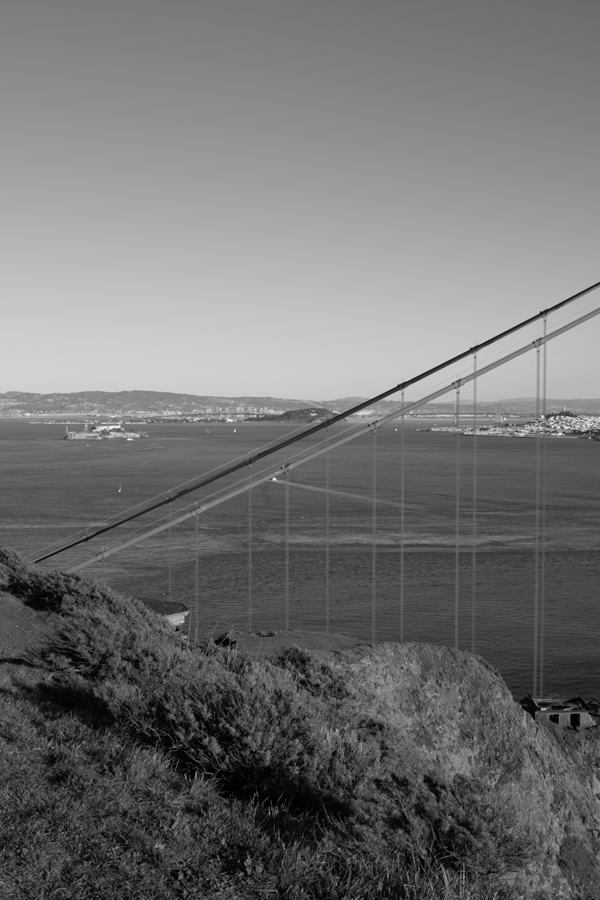
#> input picture SIFT_RANSAC_STITCH/data/goldengate/goldengate-00.png, 600 x 900 px, found by its file name
$ python detect_and_match.py
#> lines starting #> are read from the running program, lines starting #| are printed output that depends on the picture
# FURKAN ŞAHİN 250201042


import cv2
import matplotlib.pyplot as plt
import numpy as np
import copy
import json


# Loading the images
img0 = cv2.imread('data/goldengate/goldengate-00.png')
#> img0 is the input picture: shape (900, 600, 3); min 0, max 249, mean 113.3
img1 = cv2.imread('data/goldengate/goldengate-01.png')
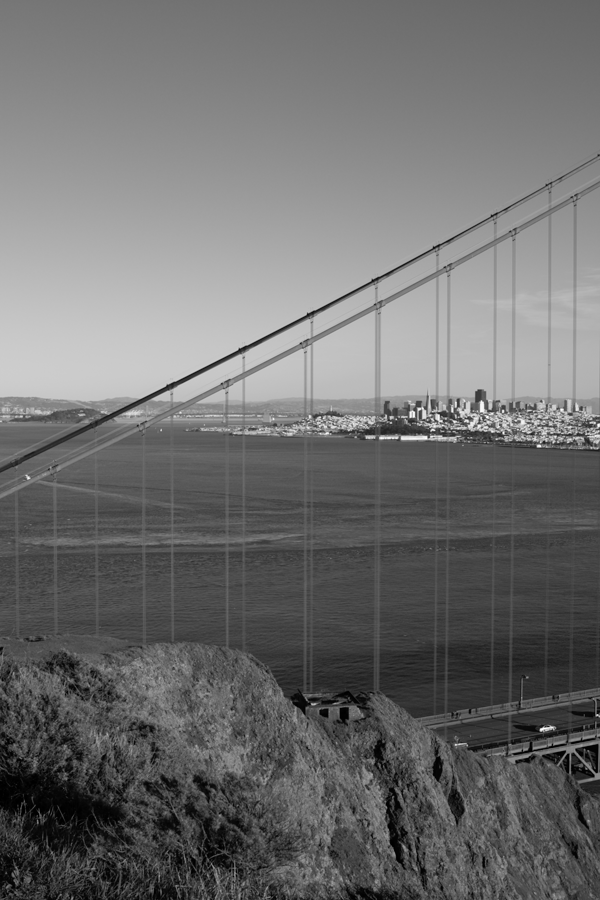
#> input picture SIFT_RANSAC_STITCH/data/goldengate/goldengate-01.png, 600 x 900 px, found by its file name
#> img1 is the input picture: shape (900, 600, 3); min 0, max 255, mean 110.4
img2 = cv2.imread('data/goldengate/goldengate-02.png')
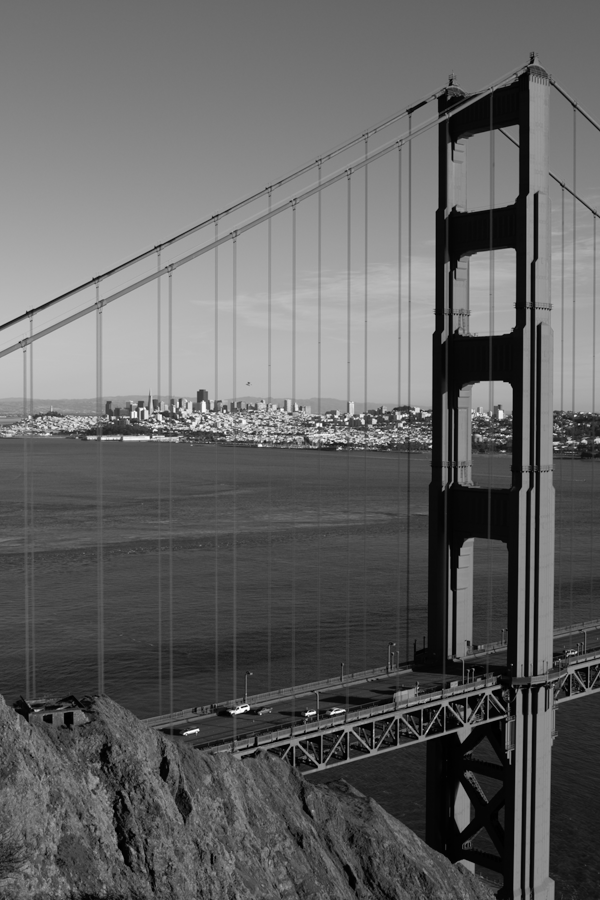
#> input picture SIFT_RANSAC_STITCH/data/goldengate/goldengate-02.png, 600 x 900 px, found by its file name
#> img2 is the input picture: shape (900, 600, 3); min 0, max 255, mean 98.5
img3 = cv2.imread('data/goldengate/goldengate-03.png')
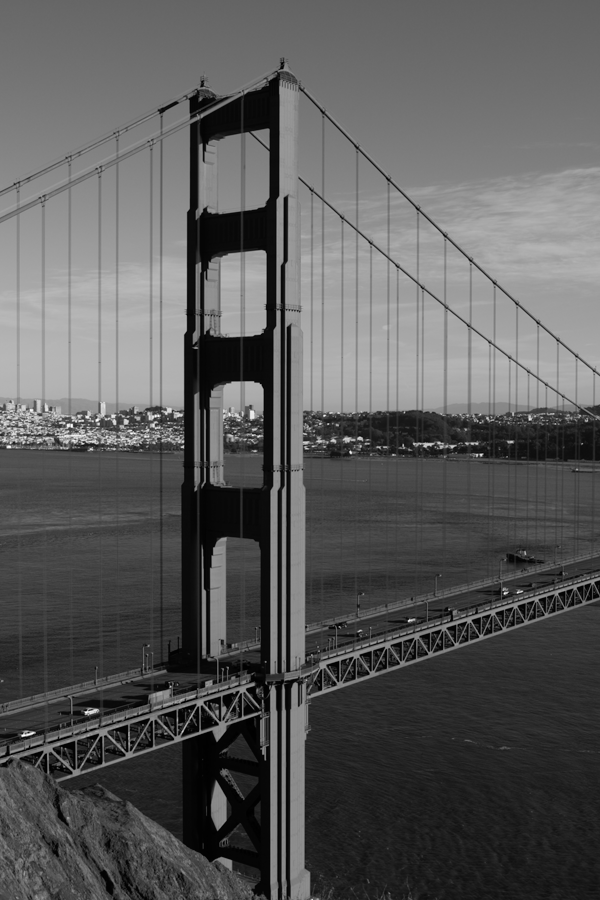
#> input picture SIFT_RANSAC_STITCH/data/goldengate/goldengate-03.png, 600 x 900 px, found by its file name
#> img3 is the input picture: shape (900, 600, 3); min 0, max 255, mean 89.9
img4 = cv2.imread('data/goldengate/goldengate-04.png')
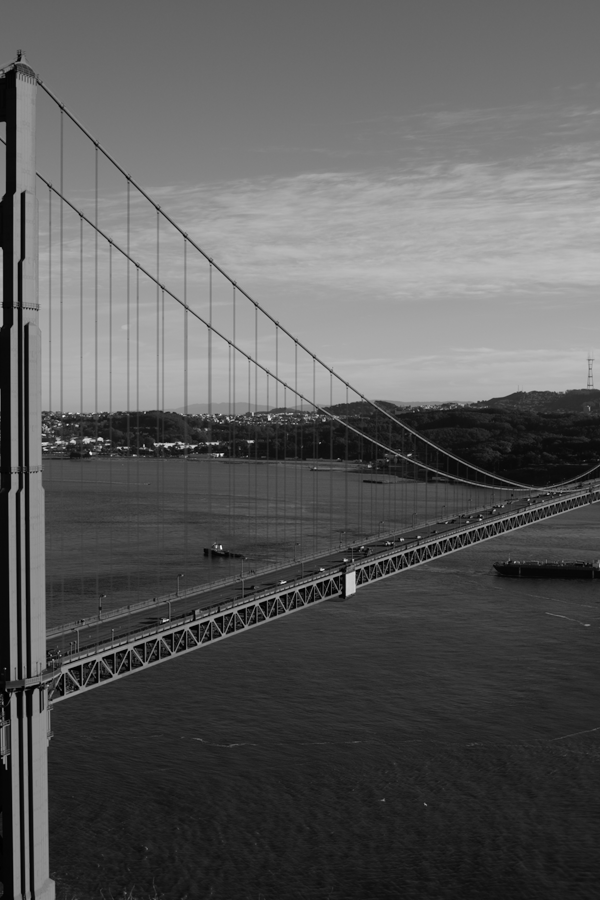
#> input picture SIFT_RANSAC_STITCH/data/goldengate/goldengate-04.png, 600 x 900 px, found by its file name
#> img4 is the input picture: shape (900, 600, 3); min 0, max 246, mean 90
img5 = cv2.imread('data/goldengate/goldengate-05.png')
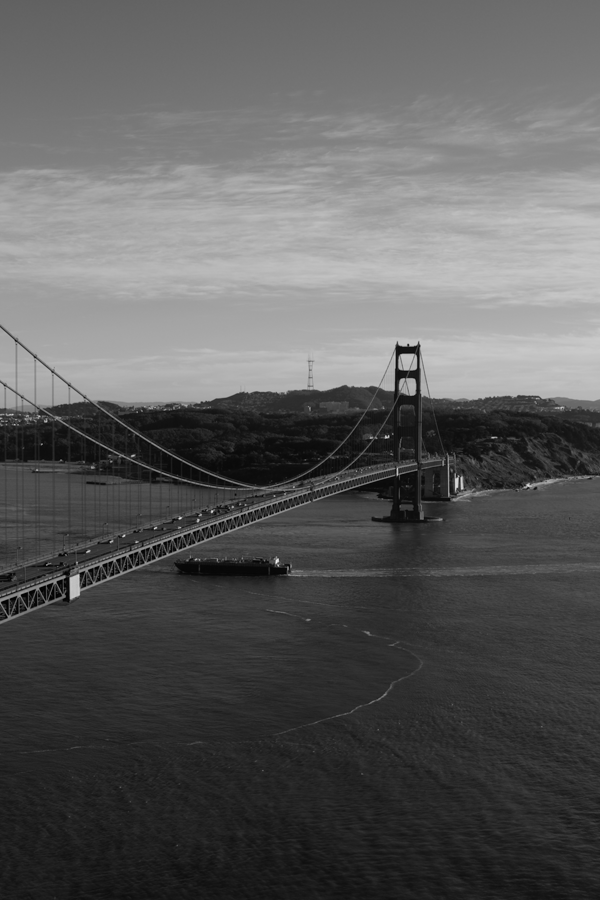
#> input picture SIFT_RANSAC_STITCH/data/goldengate/goldengate-05.png, 600 x 900 px, found by its file name
#> img5 is the input picture: shape (900, 600, 3); min 0, max 244, mean 91.9

# Creating an array which holds images
imagesList = [img0, img1, img2, img3, img4, img5]

# Converting images to grayscale
gray0 = cv2.cvtColor(img0, cv2.COLOR_BGR2GRAY)
gray1 = cv2.cvtColor(img1, cv2.COLOR_BGR2GRAY)
gray2 = cv2.cvtColor(img2, cv2.COLOR_BGR2GRAY)
gray3 = cv2.cvtColor(img3, cv2.COLOR_BGR2GRAY)
gray4 = cv2.cvtColor(img4, cv2.COLOR_BGR2GRAY)
gray5 = cv2.cvtColor(img5, cv2.COLOR_BGR2GRAY)

# Creating an array which holds grayscales
grayList = [gray0, gray1, gray2, gray3, gray4, gray5]


# To write values to the txt :
def to_txt():

    # deep copy arrays
    copyGrayList=copy.deepcopy(grayList)
    copyImagesList=copy.deepcopy(imagesList)

    for i in range(6):

        sift = cv2.SIFT_create()
        kp, des = sift.detectAndCompute(copyImagesList[i],None) #get keypoints and descriptor

        keypoints = {}
        count = 0
        # for each keypoint object in kp array, reach each object and save its parametres in json format.
        # Example =
        # {"Kp_0": [{"x": 2.360567092895508}, {"y": 802.5349731445312}, {"size": 1.954025149345398},
        # {"angle": 209.7701416015625}, {"response": 0.013668788596987724}, {"octave": 6095359}],
        # "Kp_1": [{"x": 2.360567092895508}, {"y": 802.5349731445312}, {"size": 1.954025149345398},
        # {"angle": 310.74261474609375}, {"response": 0.013668788596987724}, {"octave": 6095359}] ....}

        for j in kp:
            keypoints['Kp_%d'%count] = []
            keypoints['Kp_%d'%count].append({'x': j.pt[0]})
            keypoints['Kp_%d'%count].append({'y': j.pt[1]})
            keypoints['Kp_%d'%count].append({'size': j.size})
            keypoints['Kp_%d'%count].append({'angle': j.angle})
            keypoints['Kp_%d'%count].append({'response': j.response})
            keypoints['Kp_%d'%count].append({'octave': j.octave})
            count+=1


        # merge keypoints json and des array in a new json and save that json to txt.
        keypoints_descriptor = {}
        keypoints_descriptor['value1'] = []
        keypoints_descriptor['value1'] .append({'des': des.tolist()})
        keypoints_descriptor['value2'] = []
        keypoints_descriptor['value2'] .append(keypoints)

        with open('data/sift_'+str(i)+'.txt', 'w') as jfile:
            json.dump(keypoints_descriptor, jfile)


def interest_point():

    # deep copy arrays
    copyGrayList=copy.deepcopy(grayList)
    copyImagesList=copy.deepcopy(imagesList)

    for i in range(6):

        # Applying SIFT detector
        sift = cv2.SIFT_create()
        kp = sift.detect(copyGrayList[i], None) #get keypoints

        # Mark the keypoint on the image
        img = cv2.drawKeypoints(copyGrayList[i], kp, copyImagesList[i],flags=cv2.DRAW_MATCHES_FLAGS_DRAW_RICH_KEYPOINTS)
        cv2.imwrite('data/sift_keypoints_'+str(i)+'.png', img) # save image


def tentative():

    # deep copy arrays
    copyGrayList=copy.deepcopy(grayList)
    copyImagesList=copy.deepcopy(imagesList)

    for i in range(5):

        sift = cv2.SIFT_create()
        kp1, des1 = sift.detectAndCompute(copyImagesList[i],None) #get keypoints and descriptor for image i in array
        kp2, des2 = sift.detectAndCompute(copyImagesList[i+1],None) #get keypoints and descriptor for image i+1 in array

        # create BFMatcher
        bf = cv2.BFMatcher()
        matches = bf.knnMatch(des1,des2,k=2)

        # Apply ratio test
        good = []
        for m,n in matches:
            if m.distance < 0.5*n.distance:
                good.append(m)


        matcherJson = {}
        count = 0
        # for each matches object in good array, reach each object and save its parametres in json format.
        # Example =
        # {"Matches_0": [{"distance": 95.0631332397461}, {"trainIdx": 67}, {"queryIdx": 925}, {"imgIdx": 0}],
        # "Matches_1": [{"distance": 191.3400115966797}, {"trainIdx": 2}, {"queryIdx": 1280}, {"imgIdx": 0}], .... }
        for j in good:
            matcherJson['Matches_%d'%count] = []
            matcherJson['Matches_%d'%count].append({'distance': j.distance})
            matcherJson['Matches_%d'%count].append({'trainIdx': j.trainIdx})
            matcherJson['Matches_%d'%count].append({'queryIdx': j.queryIdx})
            matcherJson['Matches_%d'%count].append({'imgIdx': j.imgIdx})
            count+=1

        #save matcherJson to txt.
        with open('data/tentative_correspondences_'+str(i)+'-'+str(i+1)+'.txt', 'w') as jfile:
            json.dump(matcherJson, jfile)

        # Mark the mathces on the image
        img3 = cv2.drawMatches(copyImagesList[i], kp1, copyImagesList[i+1], kp2, good, copyImagesList[i+1],flags=2)
        cv2.imwrite('data/tentative_correspondences_'+str(i)+'-'+str(i+1)+'.png', img3) #save image


interest_point()
#> in interest_point, `copyGrayList=copy.deepcopy(grayList)`: copyGrayList = 6 items
to_txt()
tentative()
#> the loop in tentative, `for i in range(5): ` made 5 passes
#> matches on passes 1 to 5: 2735 matches, 2465 matches, 2486 matches, 1963 matches, 992 matches
#> pass 1, in tentative, `img3 = cv2.drawMatches(copyImagesList[i], kp1, copyImagesList[i+1], kp..`:
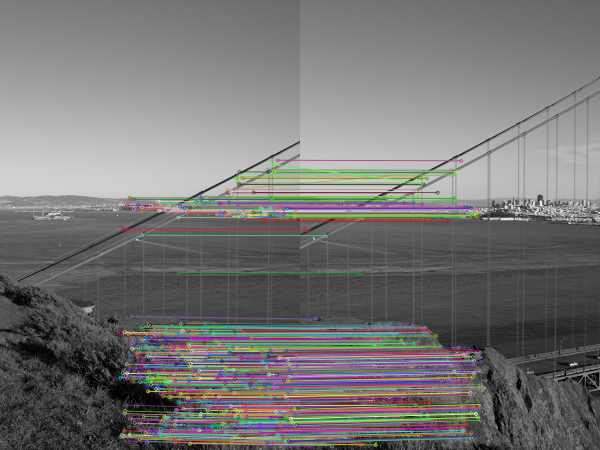
#> img3: shape (900, 1200, 3) (shown at 1/2 size); mean of channels 0, 1, 2 116.9, 117.5, 118.7; drawn as B, G, R
#> pass 3, in tentative, `img3 = cv2.drawMatches(copyImagesList[i], kp1, copyImagesList[i+1], kp..`:
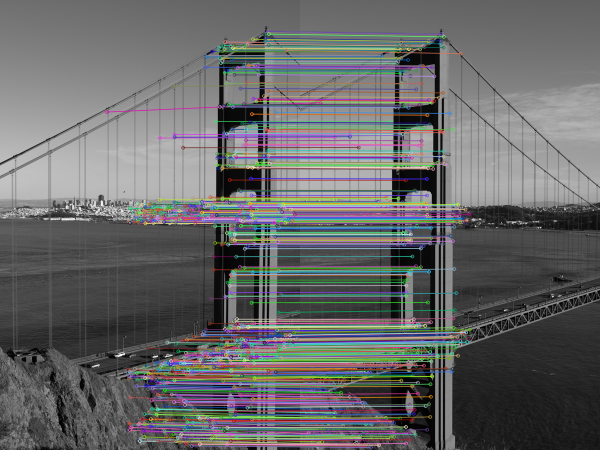
#> img3: shape (900, 1200, 3) (shown at 1/2 size); mean of channels 0, 1, 2 103.9, 103.4, 103; drawn as B, G, R
